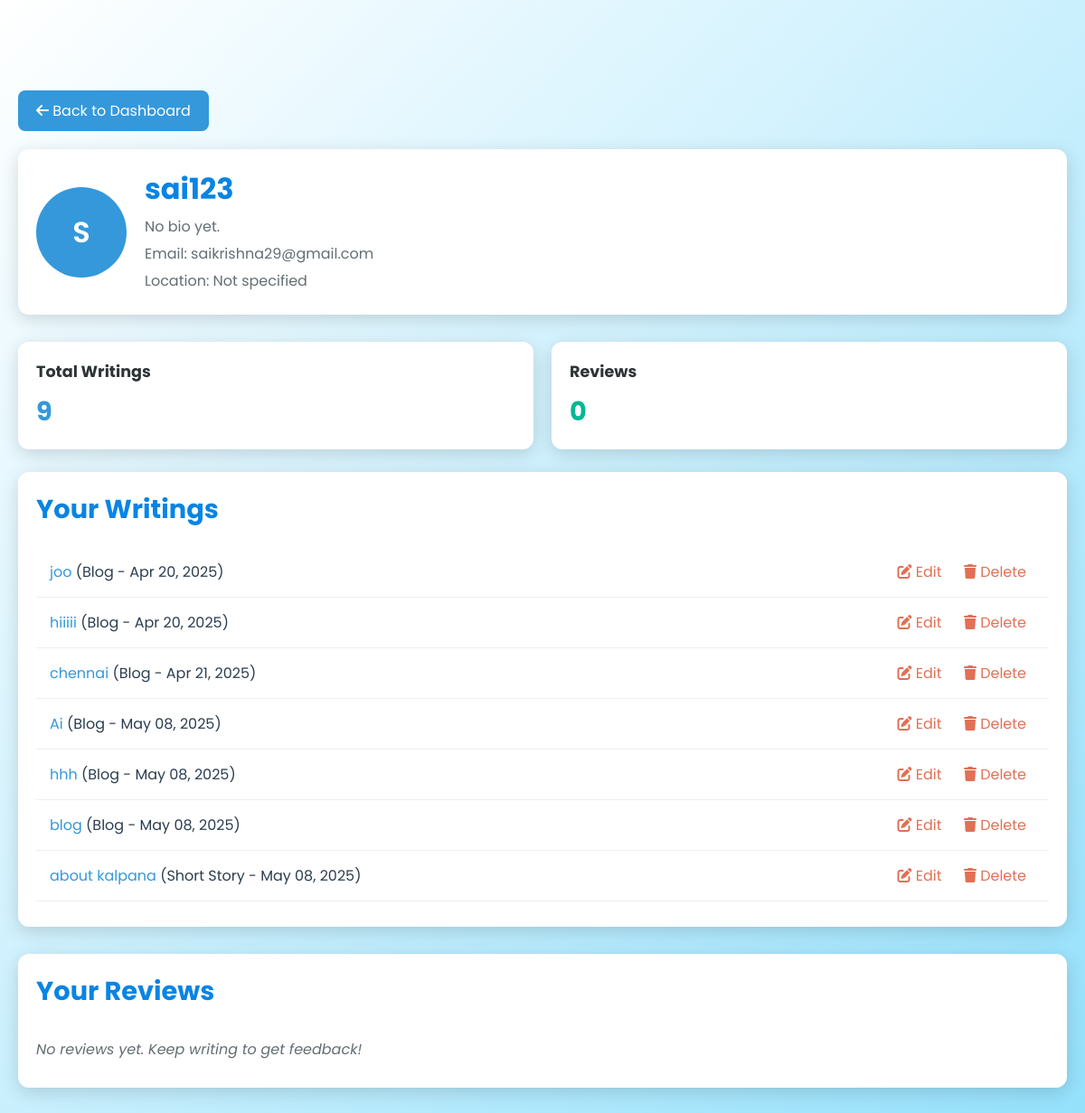
Screenshot of /author_profile/ (signed in) with the database file from the repository.
### word/models.py (models this page shows, shortened)
class Profile(models.Model):
    user = models.OneToOneField(User, on_delete=models.CASCADE)
    bio = models.TextField(max_length=500, blank=True)
    profile_picture = models.ImageField(upload_to='profile_pics/', blank=True, null=True)
    location = models.CharField(max_length=100, blank=True)
    birth_date = models.DateField(null=True, blank=True)

class Post(models.Model):
    POST_TYPES = (
        ('blog', 'Blog'),
        ('novel', 'Novel'),
        ('short-story', 'Short Story'),
        ('gossip', 'Gossip'),
    )
    user = models.ForeignKey(User, on_delete=models.CASCADE, related_name='posts')
    type = models.CharField(max_length=20, choices=POST_TYPES, default='blog')
    title = models.CharField(max_length=200)
    content = models.TextField()
    created_at = models.DateTimeField(auto_now_add=True)
    updated_at = models.DateTimeField(auto_now=True)
    image_url = models.URLField(blank=True, null=True)
    is_published = models.BooleanField(default=False)
    category = models.CharField(max_length=100,blank=True,null=True)
    plagiarism_status = models.CharField(
        max_length=10,
        choices=PLAGIARISM_STATUS_CHOICES,
        default='pending')

### word/views.py (the view, shortened to what this page needs)
# urls.py: path('author_profile/', views.author_profile, name='author_profile'),
@login_required
def author_profile(request):
    if not request.user.is_staff:
        posts = Post.objects.filter(user=request.user, is_published=True)
    else:
        posts = Post.objects.filter(user=request.user)
    writings_count = posts.count()
    reviews = []  # Replace with actual review logic if needed
    latest_fan_message = None  # Replace with actual fan message logic if needed
    profile, created = Profile.objects.get_or_create(user=request.user)
    context = {
        'user': request.user,
        'profile': profile,  # Add profile to context
        'posts': posts,
        'writings_count': writings_count,
        'reviews': reviews,
        'latest_fan_message': latest_fan_message,
    }
    return render(request, 'word/author_profile.html', context)

### word/templates/word/author_profile.html (shortened to what this page needs)
{% load static %}
<!DOCTYPE html>
<html lang="en">
<head>
    <link rel="stylesheet" href="https://cdnjs.cloudflare.com/ajax/libs/font-awesome/6.4.0/css/all.min.css">
</head>
<body>
    <div class="container">
        <a href="{% url 'author_dashboard' %}" class="back-btn"><i class="fas fa-arrow-left"></i> Back to Dashboard</a>
        <div class="profile-header">
            <div class="profile-pic">{{ user.username|first|upper }}</div>
            <div class="profile-info">
                <h1>{{ user.username }}</h1>
                <p>{{ profile.bio|default:"No bio yet." }}</p>
                <p>Email: {{ user.email|default:"Not provided" }}</p>
                <p>Location: {{ profile.location|default:"Not specified" }}</p>
            </div>
        </div>
        <div class="stats">
            <div class="stats-card">
                <h3>Total Writings</h3>
                <p style="color: #3498db;">{{ writings_count }}</p>
            </div>
            <div class="stats-card">
                <h3>Reviews</h3>
                <p style="color: #00b894;">{{ reviews|length }}</p>
            </div>
        </div>
        <div class="writings-section">
            <h2>Your Writings</h2>
            <ul class="writings-list">
                {% for post in posts %}
                <li>
                    <span>
                        <a href="{% url 'blog_detail' post.id %}">{{ post.title }}</a>
                        ({{ post.get_type_display }} - {{ post.created_at|date:"M d, Y" }})
                    </span>
                    <div class="actions">
                        <a href="{% url 'edit_post' post.id %}"><i class="fas fa-edit"></i> Edit</a>
                        <a href="{% url 'delete_post' post.id %}" onclick="return confirm('Are you sure you want to delete this post?')"><i class="fas fa-trash"></i> Delete</a>
                    </div>
                </li>
                {% empty %}
                <li class="no-writings">No writings yet. Start creating today!</li>
                {% endfor %}
            </ul>
        </div>
        <div class="reviews-section">
            <h2>Your Reviews</h2>
            <ul class="reviews-list">
                {% for review in reviews %}
                <li><span style="color: #f1c40f;">⭐</span> {{ review.type }} ({{ review.count }}): “{{ review.comment }}”</li>
                {% empty %}
                <li class="no-writings">No reviews yet. Keep writing to get feedback!</li>
                {% endfor %}
            </ul>
        </div>
    </div>
</body>
</html>

### word/templates/word/author_profile.html (style rules this page uses)
* { margin: 0; padding: 0; box-sizing: border-box; font-family: 'Poppins', sans-serif; }
body { background: linear-gradient(-45deg, #1e3c72, #2a5298, #6dd5fa, #ffffff); background-size: 400% 400%; animation: gradientBG 15s ease infinite; color: #2c3e50; min-height: 100vh; }
.container { max-width: 1200px; margin: 80px auto; padding: 20px; }
.profile-header { display: flex; align-items: center; gap: 20px; background: #fff; padding: 20px; border-radius: 12px; box-shadow: 0 5px 20px rgba(0,0,0,0.15); margin-bottom: 30px; }
.profile-pic { width: 100px; height: 100px; background: #3498db; border-radius: 50%; display: flex; align-items: center; justify-content: center; color: white; font-size: 2em; font-weight: 600; }
.profile-info h1 { font-size: 2em; color: #0984e3; }
.profile-info p { color: #636e72; margin: 5px 0; }
.stats { display: grid; grid-template-columns: repeat(auto-fit, minmax(200px, 1fr)); gap: 20px; margin-bottom: 25px; }
.stats-card { background: #fff; padding: 20px; border-radius: 12px; box-shadow: 0 5px 20px rgba(0,0,0,0.15); transition: transform 0.3s ease, box-shadow 0.3s ease; }
.stats-card h3 { font-size: 1.1em; color: #2d3436; margin-bottom: 10px; }
.stats-card p { font-size: 1.8em; font-weight: 700; }
.writings-section { background: #fff; padding: 20px; border-radius: 12px; box-shadow: 0 5px 20px rgba(0,0,0,0.15); margin-bottom: 30px; }
.writings-section h2 { font-size: 1.8em; color: #0984e3; margin-bottom: 20px; }
.writings-list { list-style: none; max-height: 400px; overflow-y: auto; }
.writings-list li { padding: 15px; border-bottom: 1px solid #eee; display: flex; justify-content: space-between; align-items: center; transition: background 0.3s; }
.writings-list a { color: #3498db; text-decoration: none; }
.actions a, .actions button { color: #e17055; text-decoration: none; padding: 5px 10px; border-radius: 5px; transition: all 0.3s ease; }
.no-writings { color: #636e72; font-style: italic; }
.reviews-section { background: #fff; padding: 20px; border-radius: 12px; box-shadow: 0 5px 20px rgba(0,0,0,0.15); }
.reviews-section h2 { font-size: 1.8em; color: #0984e3; margin-bottom: 20px; }
.reviews-list { list-style: none; max-height: 300px; overflow-y: auto; }
.reviews-list li { padding: 10px 0; color: #636e72; }
.back-btn { display: inline-block; padding: 10px 20px; background: #3498db; color: white; border-radius: 8px; text-decoration: none; margin-bottom: 20px; }

### rows the page displays
Profile: bio "No bio yet.", location "Not specified"
Post: title "joo", type "Blog", created_at "Apr 20, 2025"
Post: title "hiiiii", type "Blog", created_at "Apr 20, 2025"
Post: title "chennai", type "Blog", created_at "Apr 21, 2025"
Post: title "Ai", type "Blog", created_at "May 08, 2025"
Post: title "hhh", type "Blog", created_at "May 08, 2025"
Post: title "blog", type "Blog", created_at "May 08, 2025"
Post: title "about kalpana", type "Short Story", created_at "May 08, 2025"

### other values shown
{{ user.username|first|upper }} "S"
{{ user.username }} "sai123"
{{ user.email|default:"Not provided" }} "saikrishna29@gmail.com"
{{ writings_count }} "9"
{{ reviews|length }} "0"
